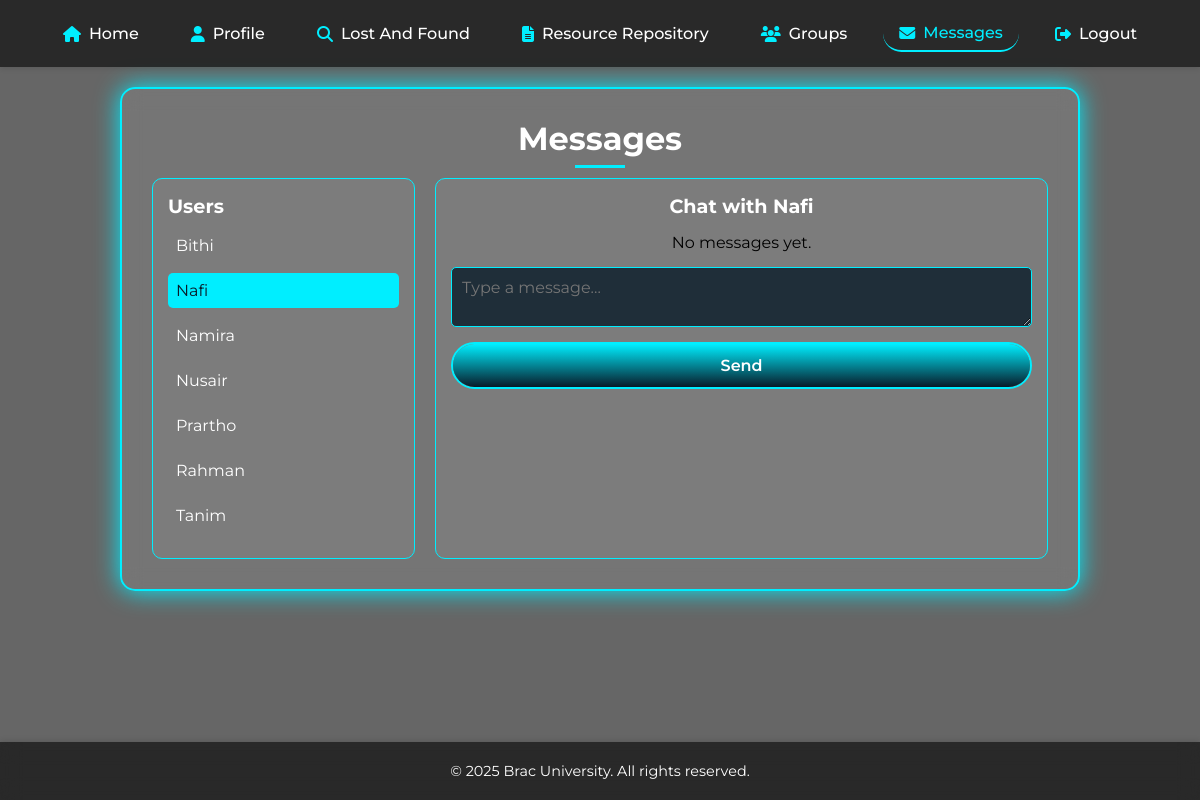
/messaging/messages.php?user_id=17 (signed in), run on an earlier commit of the app's database.
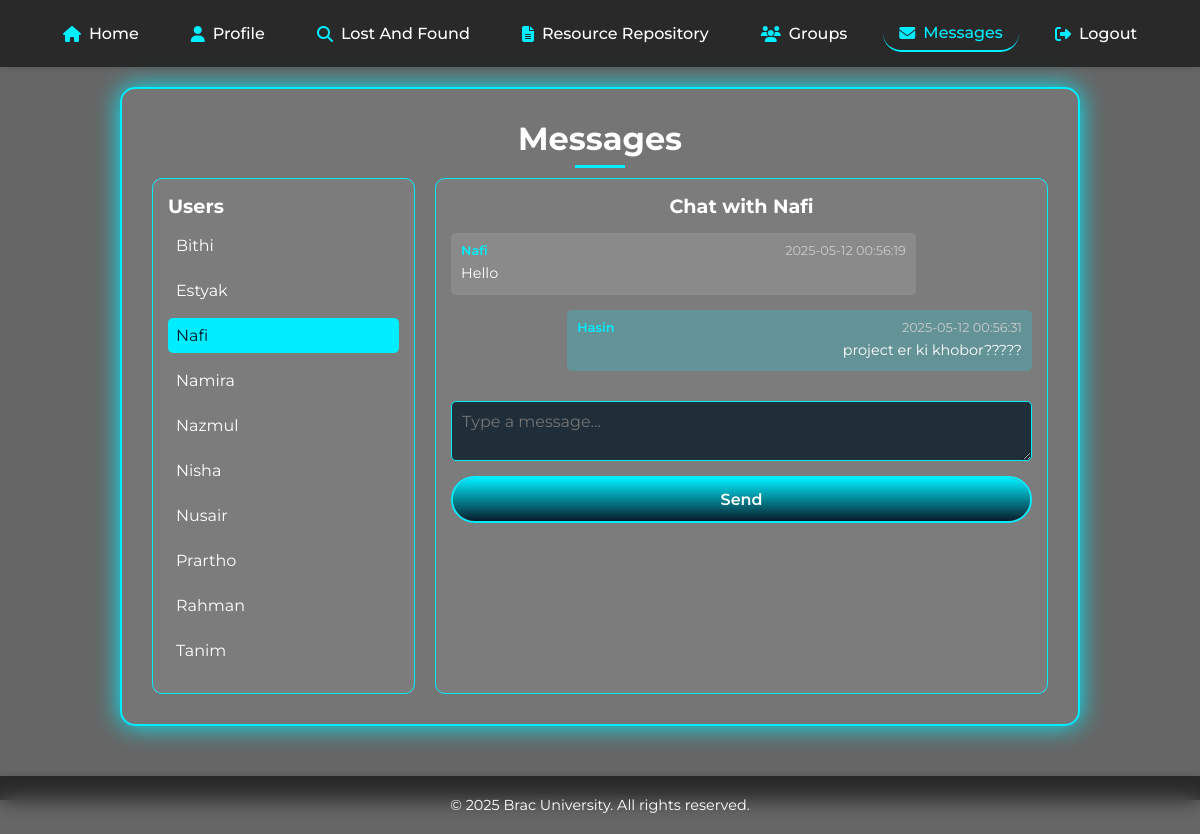
And on a later commit of the database.
### tables this page shows
CREATE TABLE `user` (
  `user_id` int(11) NOT NULL AUTO_INCREMENT,
  `username` varchar(50) NOT NULL,
  `email` varchar(100) NOT NULL,
  `password` varchar(255) NOT NULL,
  `status` varchar(50) NOT NULL DEFAULT 'Offline',
  `id_no` int(11) DEFAULT NULL,
  PRIMARY KEY (`user_id`),
  UNIQUE KEY `email` (`email`),
  UNIQUE KEY `id_no` (`id_no`)
);

CREATE TABLE `message` (
  `message_id` int(11) NOT NULL AUTO_INCREMENT,
  `sender_id` int(11) NOT NULL,
  `recever_id` int(11) NOT NULL,
  `content` text NOT NULL,
  `timestamp` datetime NOT NULL,
  PRIMARY KEY (`message_id`),
  KEY `sender user` (`sender_id`),
  KEY `receiver user` (`recever_id`),
  CONSTRAINT `receiver user` FOREIGN KEY (`recever_id`) REFERENCES `user` (`user_id`),
  CONSTRAINT `sender user` FOREIGN KEY (`sender_id`) REFERENCES `user` (`user_id`)
);

### messaging/messages.php (the view, shortened to what this page needs)
<?php
require_once '../connect.php';
$user_id = $_SESSION['user_id'];
$users_query = "SELECT user_id, username FROM user WHERE user_id != $user_id ORDER BY username";
$users_result = mysqli_query($conn, $users_query);
$selected_user_id = isset($_GET['user_id']) ? intval($_GET['user_id']) : 0;
$selected_username = '';
$messages = [];
if ($selected_user_id !== 0) {
    $user_check_query = "SELECT username FROM user WHERE user_id = $selected_user_id";
    $user_check_result = mysqli_query($conn, $user_check_query);
    if (mysqli_num_rows($user_check_result) > 0) {
        $selected_username = mysqli_fetch_assoc($user_check_result)['username'];
        $messages_query = "
            SELECT m.content, m.timestamp, m.sender_id, u.username
            FROM message m
            JOIN user u ON m.sender_id = u.user_id
            WHERE (m.sender_id = $user_id AND m.recever_id = $selected_user_id)
               OR (m.sender_id = $selected_user_id AND m.recever_id = $user_id)
            ORDER BY m.timestamp ASC";
        $messages_result = mysqli_query($conn, $messages_query);
        while ($row = mysqli_fetch_assoc($messages_result)) {
            $messages[] = $row;
        }
    } else {
        $selected_user_id = 0;
    }
}
?>
<!DOCTYPE html>
<html lang="en">
<head>
    <link rel="stylesheet" href="style.css">
</head>
<body>
    <div class="bg-overlay"></div>
    <main>
        <nav>
            <a href="../index.php">Home</a>
            <a href="../Profile_dashboard/profile.php">Profile</a>
            <a href="../lost_and_found/lost_and_foundpage.php">Lost And Found</a>
            <a href="../Resource_Repository/resourcepage.php">Resource Repository</a>
            <a href="group_select.php">Groups</a>
            <a href="messages.php" class="active">Messages</a>
            <a href="../logout.php">Logout</a>
        </nav>
        <div class="container messaging-section">
            <h1>Messages</h1>
            <div class="messaging-container">
                <div class="sidebar">
                    <h2>Users</h2>
                    <ul class="user-list">
                        <?php while ($user = mysqli_fetch_assoc($users_result)): ?>
                            <li class="<?= $selected_user_id == $user['user_id'] ? 'active' : '' ?>">
                                <a href="messages.php?user_id=<?= ($user['user_id']) ?>">
                                    <?= ($user['username']) ?>
                                </a>
                            </li>
                        <?php endwhile; ?>
                    </ul>
                </div>
                <div class="chat-area">
                    <?php if ($selected_user_id > 0): ?>
                        <h2>Chat with <?= ($selected_username) ?></h2>
                        <div class="messages">
                            <?php if (empty($messages)): ?>
                                <p class="no-messages">No messages yet.</p>
                            <?php else: ?>
                                <?php foreach ($messages as $message): ?>
                                    <div class="message <?= $message['sender_id'] == $user_id ? 'sent' : 'received' ?>">
                                        <div class="message-header">
                                            <span class="username"><?= ($message['username']) ?></span>
                                            <span class="timestamp"><?= ($message['timestamp']) ?></span>
                                        </div>
                                        <p><?= ($message['content']) ?></p>
                                    </div>
                                <?php endforeach; ?>
                            <?php endif; ?>
                        </div>
                        <form action="" method="POST" class="report-form message-form">
                            <textarea name="message_content" placeholder="Type a message..." required></textarea>
                            <button type="submit" class="btn">Send</button>
                        </form>
                    <?php else: ?>
                        <p class="no-selection">Select a user to start chatting.</p>
                    <?php endif; ?>
                </div>
            </div>
        </div>
    </main>
    <footer class="site-footer">
        © 2025 Brac University. All rights reserved.
    </footer>
</body>
</html>

What changed in the data, as far as the page shows it:
added user: username "Estyak"
added user: username "Nazmul"
added user: username "Nisha"
added message: sender.username "Nafi", timestamp "2025-05-12 00:56:19", content "Hello"
added message: sender.username "Hasin", timestamp "2025-05-12 00:56:31", content "project er ki khobor?????"
Also different on the page:
text no longer shown: "No messages yet."
